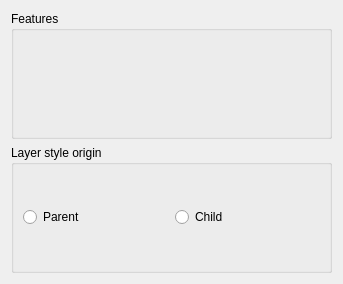
<?xml version="1.0" encoding="UTF-8"?>
<ui version="4.0">
 <class>Audit</class>
 <widget class="QDialog" name="Audit">
  <property name="geometry">
   <rect>
    <x>0</x>
    <y>0</y>
    <width>343</width>
    <height>284</height>
   </rect>
  </property>
  <property name="windowTitle">
   <string>Audit</string>
  </property>
  <layout class="QGridLayout" name="gridLayout_2">
   <item row="1" column="0" colspan="2">
    <layout class="QGridLayout" name="lyt_snapshot_view_2"/>
   </item>
   <item row="4" column="0" colspan="2">
    <widget class="QGroupBox" name="groupBox">
     <property name="sizePolicy">
      <sizepolicy hsizetype="Preferred" vsizetype="Preferred">
       <horstretch>0</horstretch>
       <verstretch>0</verstretch>
      </sizepolicy>
     </property>
     <property name="title">
      <string>Features</string>
     </property>
     <layout class="QGridLayout" name="gridLayout">
      <item row="0" column="0">
       <layout class="QGridLayout" name="lyt_snapshot_view_3">
        <property name="topMargin">
         <number>0</number>
        </property>
       </layout>
      </item>
      <item row="0" column="1">
       <layout class="QGridLayout" name="lyt_snapshot_view_4"/>
      </item>
     </layout>
    </widget>
   </item>
   <item row="6" column="0" colspan="2">
    <layout class="QGridLayout" name="lyt_buttons"/>
   </item>
   <item row="0" column="0" colspan="2">
    <layout class="QGridLayout" name="lyt_snapshot_view_1"/>
   </item>
   <item row="5" column="0" colspan="2">
    <widget class="QGroupBox" name="groupBox_2">
     <property name="title">
      <string>Layer style origin</string>
     </property>
     <layout class="QGridLayout" name="gridLayout_3">
      <item row="0" column="0">
       <layout class="QGridLayout" name="lyt_snapshot_view_5">
        <item row="0" column="0">
         <widget class="QRadioButton" name="radioButton">
          <property name="text">
           <string>Parent</string>
          </property>
         </widget>
        </item>
        <item row="0" column="1">
         <widget class="QRadioButton" name="radioButton_2">
          <property name="text">
           <string>Child</string>
          </property>
         </widget>
        </item>
       </layout>
      </item>
     </layout>
    </widget>
   </item>
  </layout>
 </widget>
 <resources/>
 <connections/>
</ui>
